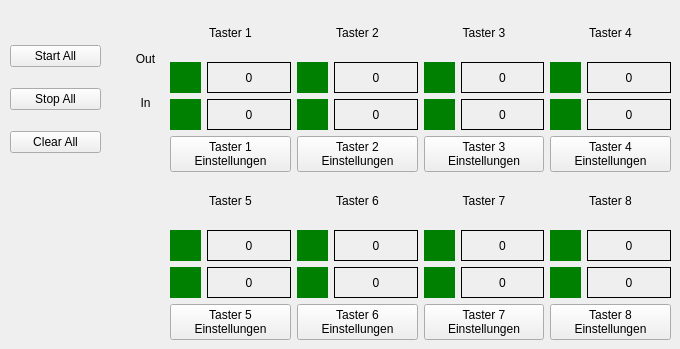
    <widget class="QWidget" name="tab_general">
     <attribute name="title">
      <string>Dashboard</string>
     </attribute>
     <widget class="QWidget" name="gridLayoutWidget">
      <property name="geometry">
       <rect>
        <x>170</x>
        <y>10</y>
        <width>501</width>
        <height>330</height>
       </rect>
      </property>
      <layout class="QGridLayout" name="gridLayout">
       <item row="2" column="1">
        <widget class="QLabel" name="lbl_Button6">
         <property name="text">
          <string>Taster 6</string>
         </property>
         <property name="alignment">
          <set>Qt::AlignmentFlag::AlignCenter</set>
         </property>
        </widget>
       </item>
       <item row="3" column="1">
        <layout class="QVBoxLayout" name="vL_Led6">
         <item>
          <layout class="QHBoxLayout" name="horizontalLayout_29">
           <item>
            <widget class="QLabel" name="lbl_OutputLed6">
             <property name="minimumSize">
              <size>
               <width>31</width>
               <height>31</height>
              </size>
             </property>
             <property name="maximumSize">
              <size>
               <width>31</width>
               <height>31</height>
              </size>
             </property>
             <property name="autoFillBackground">
              <bool>false</bool>
             </property>
             <property name="styleSheet">
              <string notr="true">background-color: green;</string>
             </property>
             <property name="text">
              <string/>
             </property>
            </widget>
           </item>
           <item>
            <widget class="QLabel" name="lbl_OutputCnt6">
             <property name="frameShape">
              <enum>QFrame::Shape::Box</enum>
             </property>
             <property name="text">
              <string>0</string>
             </property>
             <property name="alignment">
              <set>Qt::AlignmentFlag::AlignCenter</set>
             </property>
            </widget>
           </item>
          </layout>
         </item>
         <item>
          <layout class="QHBoxLayout" name="horizontalLayout_30">
           <item>
            <widget class="QLabel" name="lbl_InputLed6">
             <property name="minimumSize">
              <size>
               <width>31</width>
               <height>31</height>
              </size>
             </property>
             <property name="maximumSize">
              <size>
               <width>31</width>
               <height>31</height>
              </size>
             </property>
             <property name="autoFillBackground">
              <bool>false</bool>
             </property>
             <property name="styleSheet">
              <string notr="true">background-color: green;</string>
             </property>
             <property name="text">
              <string/>
             </property>
            </widget>
           </item>
           <item>
            <widget class="QLabel" name="lbl_InputCnt6">
             <property name="frameShape">
              <enum>QFrame::Shape::Box</enum>
             </property>
             <property name="text">
              <string>0</string>
             </property>
             <property name="alignment">
              <set>Qt::AlignmentFlag::AlignCenter</set>
             </property>
            </widget>
           </item>
          </layout>
         </item>
         <item>
          <widget class="QPushButton" name="pB_ButtonSettings6">
           <property name="text">
            <string>Taster 6
Einstellungen</string>
           </property>
          </widget>
         </item>
        </layout>
       </item>
       <item row="2" column="0">
        <widget class="QLabel" name="lbl_Button5">
         <property name="text">
          <string>Taster 5</string>
         </property>
         <property name="alignment">
          <set>Qt::AlignmentFlag::AlignCenter</set>
         </property>
        </widget>
       </item>
       <item row="2" column="3">
        <widget class="QLabel" name="lbl_Button8">
         <property name="text">
          <string>Taster 8</string>
         </property>
         <property name="alignment">
          <set>Qt::AlignmentFlag::AlignCenter</set>
         </property>
        </widget>
       </item>
       <item row="3" column="0">
        <layout class="QVBoxLayout" name="vL_Led5">
         <item>
          <layout class="QHBoxLayout" name="horizontalLayout_25">
           <item>
            <widget class="QLabel" name="lbl_OutputLed5">
             <property name="minimumSize">
              <size>
               <width>31</width>
               <height>31</height>
              </size>
             </property>
             <property name="maximumSize">
              <size>
               <width>31</width>
               <height>31</height>
              </size>
             </property>
             <property name="autoFillBackground">
              <bool>false</bool>
             </property>
             <property name="styleSheet">
              <string notr="true">background-color: green;</string>
             </property>
             <property name="text">
              <string/>
             </property>
            </widget>
           </item>
           <item>
            <widget class="QLabel" name="lbl_OutputCnt5">
             <property name="frameShape">
              <enum>QFrame::Shape::Box</enum>
             </property>
             <property name="text">
              <string>0</string>
             </property>
             <property name="alignment">
              <set>Qt::AlignmentFlag::AlignCenter</set>
             </property>
            </widget>
           </item>
          </layout>
         </item>
         <item>
          <layout class="QHBoxLayout" name="horizontalLayout_26">
           <item>
            <widget class="QLabel" name="lbl_InputLed5">
             <property name="minimumSize">
              <size>
               <width>31</width>
               <height>31</height>
              </size>
             </property>
             <property name="maximumSize">
              <size>
               <width>31</width>
               <height>31</height>
              </size>
             </property>
             <property name="autoFillBackground">
              <bool>false</bool>
             </property>
             <property name="styleSheet">
              <string notr="true">background-color: green;</string>
             </property>
             <property name="text">
              <string/>
             </property>
            </widget>
           </item>
           <item>
            <widget class="QLabel" name="lbl_InputCnt5">
             <property name="frameShape">
              <enum>QFrame::Shape::Box</enum>
             </property>
             <property name="text">
              <string>0</string>
             </property>
             <property name="alignment">
              <set>Qt::AlignmentFlag::AlignCenter</set>
             </property>
            </widget>
           </item>
          </layout>
         </item>
         <item>
          <widget class="QPushButton" name="pB_ButtonSettings5">
           <property name="text">
            <string>Taster 5
Einstellungen</string>
           </property>
          </widget>
         </item>
        </layout>
       </item>
       <item row="2" column="2">
        <widget class="QLabel" name="lbl_Button7">
         <property name="text">
          <string>Taster 7</string>
         </property>
         <property name="alignment">
          <set>Qt::AlignmentFlag::AlignCenter</set>
         </property>
         <property name="wordWrap">
          <bool>false</bool>
         </property>
        </widget>
       </item>
       <item row="1" column="3">
        <layout class="QVBoxLayout" name="vL_Led4">
         <item>
          <layout class="QHBoxLayout" name="horizontalLayout_15">
           <item>
            <widget class="QLabel" name="lbl_OutputLed4">
             <property name="minimumSize">
              <size>
               <width>31</width>
               <height>31</height>
              </size>
             </property>
             <property name="maximumSize">
              <size>
               <width>31</width>
               <height>31</height>
              </size>
             </property>
             <property name="autoFillBackground">
              <bool>false</bool>
             </property>
             <property name="styleSheet">
              <string notr="true">background-color: green;</string>
             </property>
             <property name="text">
              <string/>
             </property>
            </widget>
           </item>
           <item>
            <widget class="QLabel" name="lbl_OutputCnt4">
             <property name="frameShape">
              <enum>QFrame::Shape::Box</enum>
             </property>
             <property name="text">
              <string>0</string>
             </property>
             <property name="alignment">
              <set>Qt::AlignmentFlag::AlignCenter</set>
             </property>
            </widget>
           </item>
          </layout>
         </item>
         <item>
          <layout class="QHBoxLayout" name="horizontalLayout_16">
           <item>
            <widget class="QLabel" name="lbl_InputLed4">
             <property name="minimumSize">
              <size>
               <width>31</width>
               <height>31</height>
              </size>
             </property>
             <property name="maximumSize">
              <size>
               <width>31</width>
               <height>31</height>
              </size>
             </property>
             <property name="autoFillBackground">
              <bool>false</bool>
             </property>
             <property name="styleSheet">
              <string notr="true">background-color: green;</string>
             </property>
             <property name="text">
              <string/>
             </property>
            </widget>
           </item>
           <item>
            <widget class="QLabel" name="lbl_InputCnt4">
             <property name="frameShape">
              <enum>QFrame::Shape::Box</enum>
             </property>
             <property name="text">
              <string>0</string>
             </property>
             <property name="alignment">
              <set>Qt::AlignmentFlag::AlignCenter</set>
             </property>
            </widget>
           </item>
          </layout>
         </item>
         <item>
          <widget class="QPushButton" name="pB_ButtonSettings4">
           <property name="text">
            <string>Taster 4
Einstellungen</string>
           </property>
          </widget>
         </item>
        </layout>
       </item>
       <item row="0" column="3">
        <widget class="QLabel" name="lbl_Button4">
         <property name="text">
          <string>Taster 4</string>
         </property>
         <property name="alignment">
          <set>Qt::AlignmentFlag::AlignCenter</set>
         </property>
        </widget>
       </item>
       <item row="3" column="2">
        <layout class="QVBoxLayout" name="vL_Led7">
         <item>
          <layout class="QHBoxLayout" name="horizontalLayout_31">
           <item>
            <widget class="QLabel" name="lbl_OutputLed7">
             <property name="minimumSize">
              <size>
               <width>31</width>
               <height>31</height>
              </size>
             </property>
             <property name="maximumSize">
              <size>
               <width>31</width>
               <height>31</height>
              </size>
             </property>
             <property name="autoFillBackground">
              <bool>false</bool>
             </property>
             <property name="styleSheet">
              <string notr="true">background-color: green;</string>
             </property>
             <property name="text">
              <string/>
             </property>
            </widget>
           </item>
           <item>
            <widget class="QLabel" name="lbl_OutputCnt7">
             <property name="frameShape">
              <enum>QFrame::Shape::Box</enum>
             </property>
             <property name="text">
              <string>0</string>
             </property>
             <property name="alignment">
              <set>Qt::AlignmentFlag::AlignCenter</set>
             </property>
            </widget>
           </item>
          </layout>
         </item>
         <item>
          <layout class="QHBoxLayout" name="horizontalLayout_32">
           <item>
            <widget class="QLabel" name="lbl_InputLed7">
             <property name="minimumSize">
              <size>
               <width>31</width>
               <height>31</height>
              </size>
             </property>
             <property name="maximumSize">
              <size>
               <width>31</width>
               <height>31</height>
              </size>
             </property>
             <property name="autoFillBackground">
              <bool>false</bool>
             </property>
             <property name="styleSheet">
              <string notr="true">background-color: green;</string>
             </property>
             <property name="text">
              <string/>
             </property>
            </widget>
           </item>
           <item>
            <widget class="QLabel" name="lbl_InputCnt7">
             <property name="frameShape">
              <enum>QFrame::Shape::Box</enum>
             </property>
             <property name="text">
              <string>0</string>
             </property>
             <property name="alignment">
              <set>Qt::AlignmentFlag::AlignCenter</set>
             </property>
            </widget>
           </item>
          </layout>
         </item>
         <item>
          <widget class="QPushButton" name="pB_ButtonSettings7">
           <property name="text">
            <string>Taster 7
Einstellungen</string>
           </property>
          </widget>
         </item>
        </layout>
       </item>
       <item row="0" column="0">
        <widget class="QLabel" name="lbl_Button1">
         <property name="frameShape">
          <enum>QFrame::Shape::NoFrame</enum>
         </property>
         <property name="frameShadow">
          <enum>QFrame::Shadow::Plain</enum>
         </property>
         <property name="text">
          <string>Taster 1</string>
         </property>
         <property name="alignment">
          <set>Qt::AlignmentFlag::AlignCenter</set>
         </property>
        </widget>
       </item>
       <item row="0" column="2">
        <widget class="QLabel" name="lbl_Button3">
         <property name="text">
          <string>Taster 3</string>
         </property>
         <property name="alignment">
          <set>Qt::AlignmentFlag::AlignCenter</set>
         </property>
        </widget>
       </item>
       <item row="1" column="1">
        <layout class="QVBoxLayout" name="vL_Led2">
         <item>
          <layout class="QHBoxLayout" name="horizontalLayout_11">
           <item>
            <widget class="QLabel" name="lbl_OutputLed2">
             <property name="minimumSize">
              <size>
               <width>31</width>
               <height>31</height>
              </size>
             </property>
             <property name="maximumSize">
              <size>
               <width>31</width>
               <height>31</height>
              </size>
             </property>
             <property name="autoFillBackground">
              <bool>false</bool>
             </property>
             <property name="styleSheet">
              <string notr="true">background-color: green;</string>
             </property>
             <property name="text">
              <string/>
             </property>
            </widget>
           </item>
           <item>
            <widget class="QLabel" name="lbl_OutputCnt2">
             <property name="frameShape">
              <enum>QFrame::Shape::Box</enum>
             </property>
             <property name="text">
              <string>0</string>
             </property>
             <property name="alignment">
              <set>Qt::AlignmentFlag::AlignCenter</set>
             </property>
            </widget>
           </item>
          </layout>
         </item>
         <item>
          <layout class="QHBoxLayout" name="horizontalLayout_12">
           <item>
            <widget class="QLabel" name="lbl_InputLed2">
             <property name="minimumSize">
              <size>
               <width>31</width>
               <height>31</height>
              </size>
             </property>
             <property name="maximumSize">
              <size>
               <width>31</width>
               <height>31</height>
              </size>
             </property>
             <property name="autoFillBackground">
              <bool>false</bool>
             </property>
             <property name="styleSheet">
              <string notr="true">background-color: green;</string>
             </property>
             <property name="text">
              <string/>
             </property>
            </widget>
           </item>
           <item>
            <widget class="QLabel" name="lbl_InputCnt2">
             <property name="frameShape">
              <enum>QFrame::Shape::Box</enum>
             </property>
             <property name="text">
              <string>0</string>
             </property>
             <property name="alignment">
              <set>Qt::AlignmentFlag::AlignCenter</set>
             </property>
            </widget>
           </item>
          </layout>
         </item>
         <item>
          <widget class="QPushButton" name="pB_ButtonSettings2">
           <property name="text">
            <string>Taster 2
Einstellungen</string>
           </property>
          </widget>
         </item>
        </layout>
       </item>
       <item row="1" column="0">
        <layout class="QVBoxLayout" name="vL_Led1">
         <item>
          <layout class="QHBoxLayout" name="horizontalLayout_9">
           <item>
            <widget class="QLabel" name="lbl_OutputLed1">
             <property name="minimumSize">
              <size>
               <width>31</width>
               <height>31</height>
              </size>
             </property>
             <property name="maximumSize">
              <size>
               <width>31</width>
               <height>31</height>
              </size>
             </property>
             <property name="autoFillBackground">
              <bool>false</bool>
             </property>
             <property name="styleSheet">
              <string notr="true">background-color: green;</string>
             </property>
             <property name="text">
              <string/>
             </property>
            </widget>
           </item>
           <item>
            <widget class="QLabel" name="lbl_OutputCnt1">
             <property name="frameShape">
              <enum>QFrame::Shape::Box</enum>
             </property>
             <property name="text">
              <string>0</string>
             </property>
             <property name="alignment">
              <set>Qt::AlignmentFlag::AlignCenter</set>
             </property>
            </widget>
           </item>
          </layout>
         </item>
         <item>
          <layout class="QHBoxLayout" name="horizontalLayout_10">
           <item>
            <widget class="QLabel" name="lbl_InputLed1">
             <property name="minimumSize">
              <size>
               <width>31</width>
               <height>31</height>
              </size>
             </property>
             <property name="maximumSize">
              <size>
               <width>31</width>
               <height>31</height>
              </size>
             </property>
             <property name="autoFillBackground">
              <bool>false</bool>
             </property>
             <property name="styleSheet">
              <string notr="true">background-color: green;</string>
             </property>
             <property name="text">
              <string/>
             </property>
            </widget>
           </item>
           <item>
            <widget class="QLabel" name="lbl_InputCnt1">
             <property name="frameShape">
              <enum>QFrame::Shape::Box</enum>
             </property>
             <property name="text">
              <string>0</string>
             </property>
             <property name="alignment">
              <set>Qt::AlignmentFlag::AlignCenter</set>
             </property>
            </widget>
           </item>
          </layout>
         </item>
         <item>
          <widget class="QPushButton" name="pB_ButtonSettings1">
           <property name="text">
            <string>Taster 1
Einstellungen</string>
           </property>
          </widget>
         </item>
        </layout>
       </item>
       <item row="0" column="1">
        <widget class="QLabel" name="lbl_Button2">
         <property name="text">
          <string>Taster 2</string>
         </property>
         <property name="alignment">
          <set>Qt::AlignmentFlag::AlignCenter</set>
         </property>
        </widget>
       </item>
       <item row="1" column="2">
        <layout class="QVBoxLayout" name="vL_Led3">
         <item>
          <layout class="QHBoxLayout" name="horizontalLayout_13">
           <item>
            <widget class="QLabel" name="lbl_OutputLed3">
             <property name="minimumSize">
              <size>
               <width>31</width>
               <height>31</height>
              </size>
             </property>
             <property name="maximumSize">
              <size>
               <width>31</width>
               <height>31</height>
              </size>
             </property>
             <property name="autoFillBackground">
              <bool>false</bool>
             </property>
             <property name="styleSheet">
              <string notr="true">background-color: green;</string>
             </property>
             <property name="text">
              <string/>
             </property>
            </widget>
           </item>
           <item>
            <widget class="QLabel" name="lbl_OutputCnt3">
             <property name="frameShape">
              <enum>QFrame::Shape::Box</enum>
             </property>
             <property name="text">
              <string>0</string>
             </property>
             <property name="alignment">
              <set>Qt::AlignmentFlag::AlignCenter</set>
             </property>
            </widget>
           </item>
          </layout>
         </item>
         <item>
          <layout class="QHBoxLayout" name="horizontalLayout_14">
           <item>
            <widget class="QLabel" name="lbl_InputLed3">
             <property name="minimumSize">
              <size>
               <width>31</width>
               <height>31</height>
              </size>
             </property>
             <property name="maximumSize">
              <size>
               <width>31</width>
               <height>31</height>
              </size>
             </property>
             <property name="autoFillBackground">
              <bool>false</bool>
             </property>
             <property name="styleSheet">
              <string notr="true">background-color: green;</string>
             </property>
             <property name="text">
              <string/>
             </property>
            </widget>
           </item>
           <item>
            <widget class="QLabel" name="lbl_InputCnt3">
             <property name="frameShape">
              <enum>QFrame::Shape::Box</enum>
             </property>
             <property name="text">
              <string>0</string>
             </property>
             <property name="alignment">
              <set>Qt::AlignmentFlag::AlignCenter</set>
             </property>
            </widget>
           </item>
          </layout>
         </item>
         <item>
          <widget class="QPushButton" name="pB_ButtonSettings3">
           <property name="text">
            <string>Taster 3
Einstellungen</string>
           </property>
          </widget>
         </item>
        </layout>
       </item>
       <item row="3" column="3">
        <layout class="QVBoxLayout" name="vL_Led8">
         <item>
          <layout class="QHBoxLayout" name="horizontalLayout_27">
           <item>
            <widget class="QLabel" name="lbl_OutputLed8">
             <property name="minimumSize">
              <size>
               <width>31</width>
               <height>31</height>
              </size>
             </property>
             <property name="maximumSize">
              <size>
               <width>31</width>
               <height>31</height>
              </size>
             </property>
             <property name="autoFillBackground">
              <bool>false</bool>
             </property>
             <property name="styleSheet">
              <string notr="true">background-color: green;</string>
             </property>
             <property name="text">
              <string/>
             </property>
            </widget>
           </item>
           <item>
            <widget class="QLabel" name="lbl_OutputCnt8">
             <property name="frameShape">
              <enum>QFrame::Shape::Box</enum>
             </property>
             <property name="text">
              <string>0</string>
             </property>
             <property name="alignment">
              <set>Qt::AlignmentFlag::AlignCenter</set>
             </property>
            </widget>
           </item>
          </layout>
         </item>
         <item>
          <layout class="QHBoxLayout" name="horizontalLayout_28">
           <item>
            <widget class="QLabel" name="lbl_InputLed8">
             <property name="minimumSize">
              <size>
               <width>31</width>
               <height>31</height>
              </size>
             </property>
             <property name="maximumSize">
              <size>
               <width>31</width>
               <height>31</height>
              </size>
             </property>
             <property name="autoFillBackground">
              <bool>false</bool>
             </property>
             <property name="styleSheet">
              <string notr="true">background-color: green;</string>
             </property>
             <property name="text">
              <string/>
             </property>
            </widget>
           </item>
           <item>
            <widget class="QLabel" name="lbl_InputCnt8">
             <property name="frameShape">
              <enum>QFrame::Shape::Box</enum>
             </property>
             <property name="text">
              <string>0</string>
             </property>
             <property name="alignment">
              <set>Qt::AlignmentFlag::AlignCenter</set>
             </property>
            </widget>
           </item>
          </layout>
         </item>
         <item>
          <widget class="QPushButton" name="pB_ButtonSettings8">
           <property name="text">
            <string>Taster 8
Einstellungen</string>
           </property>
          </widget>
         </item>
        </layout>
       </item>
      </layout>
     </widget>
     <widget class="QWidget" name="verticalLayoutWidget">
      <property name="geometry">
       <rect>
        <x>10</x>
        <y>30</y>
        <width>91</width>
        <height>141</height>
       </rect>
      </property>
      <layout class="QVBoxLayout" name="verticalLayout">
       <item>
        <widget class="QPushButton" name="pB_StartAll">
         <property name="text">
          <string>Start All</string>
         </property>
        </widget>
       </item>
       <item>
        <widget class="QPushButton" name="pB_StopAll">
         <property name="text">
          <string>Stop All</string>
         </property>
        </widget>
       </item>
       <item>
        <widget class="QPushButton" name="pB_ClearAll">
         <property name="text">
          <string>Clear All</string>
         </property>
        </widget>
       </item>
      </layout>
     </widget>
     <widget class="QWidget" name="layoutWidget">
      <property name="geometry">
       <rect>
        <x>120</x>
        <y>40</y>
        <width>51</width>
        <height>121</height>
       </rect>
      </property>
      <layout class="QVBoxLayout" name="vL_Led1_5">
       <item>
        <widget class="QLabel" name="lbl_Output_Active">
         <property name="text">
          <string>Out</string>
         </property>
         <property name="alignment">
          <set>Qt::AlignmentFlag::AlignCenter</set>
         </property>
        </widget>
       </item>
       <item>
        <widget class="QLabel" name="lbl_Input_active">
         <property name="text">
          <string>In</string>
         </property>
         <property name="alignment">
          <set>Qt::AlignmentFlag::AlignCenter</set>
         </property>
        </widget>
       </item>
       <item>
        <spacer name="verticalSpacer">
         <property name="orientation">
          <enum>Qt::Orientation::Vertical</enum>
         </property>
         <property name="sizeType">
          <enum>QSizePolicy::Policy::Preferred</enum>
         </property>
         <property name="sizeHint" stdset="0">
          <size>
           <width>20</width>
           <height>40</height>
          </size>
         </property>
        </spacer>
       </item>
      </layout>
     </widget>
    </widget>
